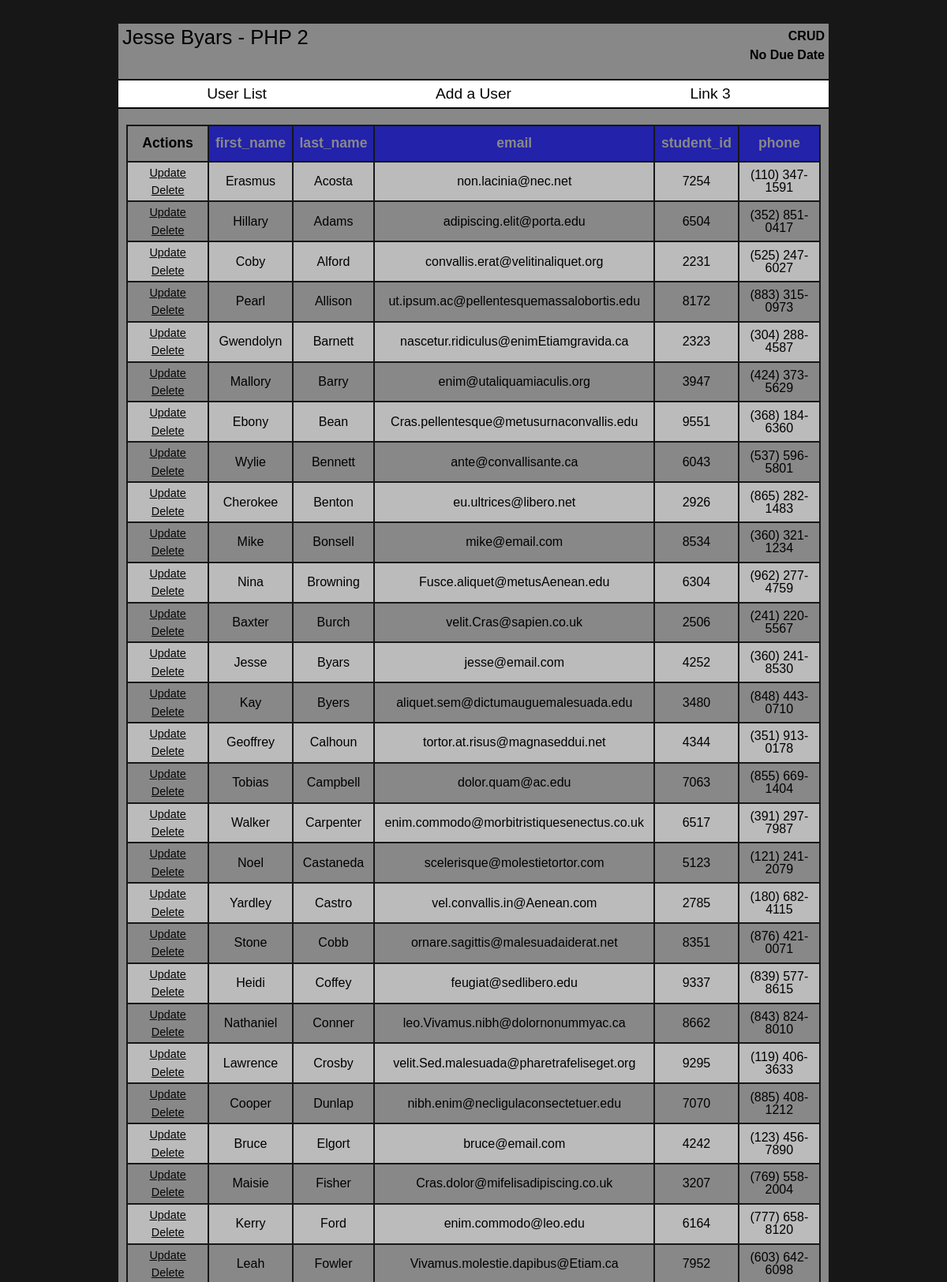
The app's page /?sortby=last_name (upper part) with its own data.
### tables this page shows
CREATE TABLE `students` (
  `first_name` varchar(20) NOT NULL,
  `last_name` varchar(40) NOT NULL,
  `email` varchar(60) NOT NULL,
  `student_id` smallint(4) NOT NULL,
  `phone` varchar(20) NOT NULL,
  PRIMARY KEY (`student_id`),
  KEY `student_id` (`student_id`)
);

### index.php (called while the page is built, shortened)
<?php
	include 'includes/header.inc.php';
	require 'includes/mysqli_connect.inc.php';
	require 'includes/crudfunctions.php';
?>
				<?php
					display_table($dbc, "students", $_SESSION['sortby'], $_SESSION['sortmethod']);
				?>
<?php include 'includes/footer.inc.php'; ?>

### includes/crudfunctions.php (the view, shortened to what this page needs)
<?php
	function display_table($dbc, $t, $o = null, $s = "ASC") {
		$q = "SELECT * FROM $t LIMIT 1";
		$r = mysqli_query($dbc, $q);
		$row = mysqli_fetch_assoc($r);
		echo "<table class=\"tabledisplay\">";
		echo "<tr>";
		echo "<th>Actions</th>";
		foreach($row as $k => $v) {
			echo "<th class=\"sortlink\"><a href=\"?sortby=$k\">$k</a></th>";
		}
		echo "</tr>";
		$q = "SELECT * FROM $t";
		if(isset($o)) {
			$q .= " ORDER BY " . $o . " " . $s;
		}
		$r = mysqli_query($dbc, $q);
		while($row = mysqli_fetch_assoc($r)) {
			echo "<tr>";
			echo "<td>";
			echo "<p class=\"actions\"><a href=\"?update={$row['student_id']}\">Update</a></p>";
			echo "<p class=\"actions\"><a href=\"?delete={$row['student_id']}\">Delete</a></p>";
			echo "</td>";
			foreach($row as $v) {
				echo "<td>$v</td>";
			}
			echo "</tr>";
		}
		echo "</table>";
	}
			?>

### styles/base.css (style rules this page uses)
html, body, div, span, applet, object, iframe, h1, h2, h3, h4, h5, h6, p, blockquote, pre, a, abbr, acronym, address, big, cite, code, del, dfn, em, img, ins, kbd, q, s, samp, small, strike, strong, sub, sup, tt, var, b, u, i, center, dl, dt, dd, ol, ul, li, fieldset, form, label, legend, table, caption, tbody, tfoot, thead, tr, th, td, article, aside, canvas, details, embed, figure, figcaption, footer, header, hgroup, menu, nav, output, ruby, section, summary, time, mark, audio, video { margin: 0; padding: 0; border: 0; font-size: 100%; font: inherit; vertical-align: baseline; }
body { line-height: 1; }
table { border-collapse: collapse; border-spacing: 0; }
body { background-color: #171717; width: 100%; margin: 0 auto; font-family: sans-serif; }
.tabledisplay { width: 100%; }
.tabledisplay th, .tabledisplay td { vertical-align: middle; border: 2px solid #171717; width: 10%; padding: 2px 1px; text-align: center; }
.tabledisplay tr:nth-child(even) { background-color: #bbbbbb; }
.tabledisplay th { padding: 13px 0px; font-weight: bold; font-size: 1.1em; }
.tabledisplay a:link, .tabledisplay a:visited { color: #050505; }
.tabledisplay .sortlink { background-color: #2222aa; }
.tabledisplay .sortlink a:link, .tabledisplay .sortlink a:visited { color: #888888; text-decoration: none; }
.actions { font-size: .9em; padding: 4px 0px; }

### records on screen
students: first_name "Erasmus", last_name "Acosta", email "non.lacinia@nec.net", student_id "7254", phone "(110) 347-1591"
students: first_name "Hillary", last_name "Adams", email "adipiscing.elit@porta.edu", student_id "6504", phone "(352) 851-0417"
students: first_name "Coby", last_name "Alford", email "convallis.erat@velitinaliquet.org", student_id "2231", phone "(525) 247-6027"
students: first_name "Pearl", last_name "Allison", email "ut.ipsum.ac@pellentesquemassalobortis.edu", student_id "8172", phone "(883) 315-0973"
students: first_name "Gwendolyn", last_name "Barnett", email "nascetur.ridiculus@enimEtiamgravida.ca", student_id "2323", phone "(304) 288-4587"
students: first_name "Mallory", last_name "Barry", email "enim@utaliquamiaculis.org", student_id "3947", phone "(424) 373-5629"
students: first_name "Ebony", last_name "Bean", email "Cras.pellentesque@metusurnaconvallis.edu", student_id "9551", phone "(368) 184-6360"
students: first_name "Wylie", last_name "Bennett", email "ante@convallisante.ca", student_id "6043", phone "(537) 596-5801"
students: first_name "Cherokee", last_name "Benton", email "eu.ultrices@libero.net", student_id "2926", phone "(865) 282-1483"
students: first_name "Mike", last_name "Bonsell", email "mike@email.com", student_id "8534", phone "(360) 321-1234"
students: first_name "Nina", last_name "Browning", email "Fusce.aliquet@metusAenean.edu", student_id "6304", phone "(962) 277-4759"
students: first_name "Baxter", last_name "Burch", email "velit.Cras@sapien.co.uk", student_id "2506", phone "(241) 220-5567"
students: first_name "Jesse", last_name "Byars", email "jesse@email.com", student_id "4252", phone "(360) 241-8530"
students: first_name "Kay", last_name "Byers", email "aliquet.sem@dictumauguemalesuada.edu", student_id "3480", phone "(848) 443-0710"
students: first_name "Geoffrey", last_name "Calhoun", email "tortor.at.risus@magnaseddui.net", student_id "4344", phone "(351) 913-0178"
students: first_name "Tobias", last_name "Campbell", email "dolor.quam@ac.edu", student_id "7063", phone "(855) 669-1404"
students: first_name "Walker", last_name "Carpenter", email "enim.commodo@morbitristiquesenectus.co.uk", student_id "6517", phone "(391) 297-7987"
students: first_name "Noel", last_name "Castaneda", email "scelerisque@molestietortor.com", student_id "5123", phone "(121) 241-2079"
students: first_name "Yardley", last_name "Castro", email "vel.convallis.in@Aenean.com", student_id "2785", phone "(180) 682-4115"
students: first_name "Stone", last_name "Cobb", email "ornare.sagittis@malesuadaiderat.net", student_id "8351", phone "(876) 421-0071"
students: first_name "Heidi", last_name "Coffey", email "feugiat@sedlibero.edu", student_id "9337", phone "(839) 577-8615"
students: first_name "Nathaniel", last_name "Conner", email "leo.Vivamus.nibh@dolornonummyac.ca", student_id "8662", phone "(843) 824-8010"
students: first_name "Lawrence", last_name "Crosby", email "velit.Sed.malesuada@pharetrafeliseget.org", student_id "9295", phone "(119) 406-3633"
students: first_name "Cooper", last_name "Dunlap", email "nibh.enim@necligulaconsectetuer.edu", student_id "7070", phone "(885) 408-1212"
students: first_name "Bruce", last_name "Elgort", email "bruce@email.com", student_id "4242", phone "(123) 456-7890"
students: first_name "Maisie", last_name "Fisher", email "Cras.dolor@mifelisadipiscing.co.uk", student_id "3207", phone "(769) 558-2004"
students: first_name "Kerry", last_name "Ford", email "enim.commodo@leo.edu", student_id "6164", phone "(777) 658-8120"
students: first_name "Leah", last_name "Fowler", email "Vivamus.molestie.dapibus@Etiam.ca", student_id "7952", phone "(603) 642-6098"

### other values on screen
$banner_title "Jesse Byars - PHP 2"
$assignment_name "CRUD"
$due_date "No Due Date"
$k "first_name"
$k "last_name"
$k "email"
$k "student_id"
$k "phone"
